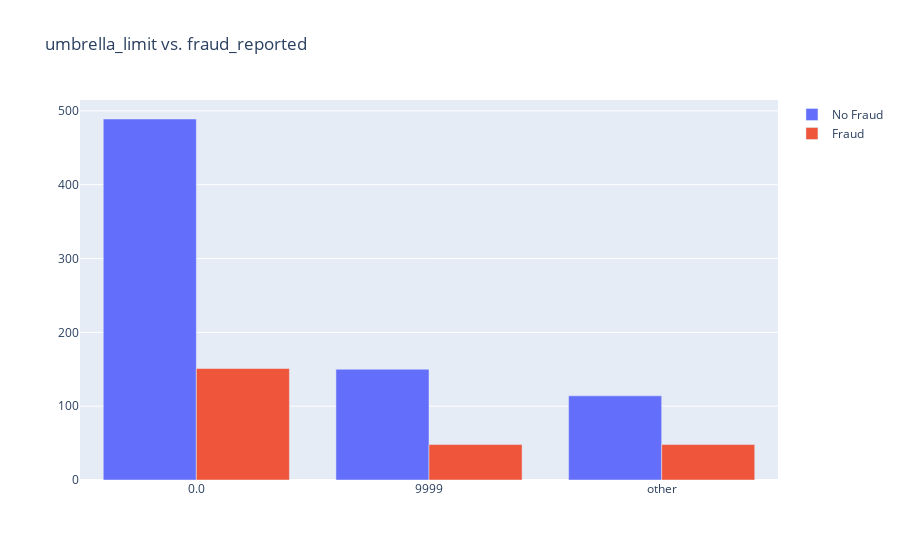

Here is the notebook cell this chart was saved with:
### Code cell
vis_data(df, 'umbrella_limit')

### Figure 1 — Plotly figure (JSON) as saved in the notebook; plotly's stock layout.template omitted (floating-point values rounded to 4 significant figures)
{"data": [{"name": "No Fraud", "type": "bar", "x": ["0.0", "9999", "other"], "y": [489, 150, 114]}, {"name": "Fraud", "type": "bar", "x": ["0.0", "9999", "other"], "y": [151, 48, 48]}], "layout": {"barmode": "group", "title": {"text": "umbrella_limit vs. fraud_reported"}}}
